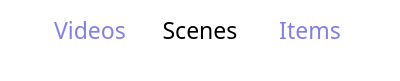
   <widget class="QWidget" name="switch_b_frame" native="true">
    <property name="geometry">
     <rect>
      <x>0</x>
      <y>210</y>
      <width>400</width>
      <height>81</height>
     </rect>
    </property>
    <property name="sizePolicy">
     <sizepolicy hsizetype="Fixed" vsizetype="Fixed">
      <horstretch>0</horstretch>
      <verstretch>0</verstretch>
     </sizepolicy>
    </property>
    <property name="minimumSize">
     <size>
      <width>0</width>
      <height>0</height>
     </size>
    </property>
    <property name="maximumSize">
     <size>
      <width>16000</width>
      <height>16002</height>
     </size>
    </property>
    <property name="font">
     <font>
      <family>Apple SD Gothic Neo</family>
     </font>
    </property>
    <property name="autoFillBackground">
     <bool>false</bool>
    </property>
    <property name="styleSheet">
     <string notr="true">background:transparent;border-image:none;
</string>
    </property>
    <widget class="QPushButton" name="b_items">
     <property name="geometry">
      <rect>
       <x>260</x>
       <y>-5</y>
       <width>100</width>
       <height>70</height>
      </rect>
     </property>
     <property name="sizePolicy">
      <sizepolicy hsizetype="Expanding" vsizetype="Fixed">
       <horstretch>0</horstretch>
       <verstretch>0</verstretch>
      </sizepolicy>
     </property>
     <property name="palette">
      <palette>
       <active>
        <colorrole role="WindowText">
         <brush brushstyle="SolidPattern">
          <color alpha="255">
           <red>130</red>
           <green>127</green>
           <blue>235</blue>
          </color>
         </brush>
        </colorrole>
        <colorrole role="Button">
         <brush brushstyle="SolidPattern">
          <color alpha="0">
           <red>0</red>
           <green>0</green>
           <blue>0</blue>
          </color>
         </brush>
        </colorrole>
        <colorrole role="Light">
         <brush brushstyle="SolidPattern">
          <color alpha="0">
           <red>255</red>
           <green>255</green>
           <blue>255</blue>
          </color>
         </brush>
        </colorrole>
        <colorrole role="Midlight">
         <brush brushstyle="SolidPattern">
          <color alpha="0">
           <red>255</red>
           <green>255</green>
           <blue>255</blue>
          </color>
         </brush>
        </colorrole>
        <colorrole role="Dark">
         <brush brushstyle="SolidPattern">
          <color alpha="0">
           <red>127</red>
           <green>127</green>
           <blue>127</blue>
          </color>
         </brush>
        </colorrole>
        <colorrole role="Mid">
         <brush brushstyle="SolidPattern">
          <color alpha="0">
           <red>170</red>
           <green>170</green>
           <blue>170</blue>
          </color>
         </brush>
        </colorrole>
        <colorrole role="Text">
         <brush brushstyle="SolidPattern">
          <color alpha="255">
           <red>130</red>
           <green>127</green>
           <blue>235</blue>
          </color>
         </brush>
        </colorrole>
        <colorrole role="BrightText">
         <brush brushstyle="SolidPattern">
          <color alpha="255">
           <red>255</red>
           <green>255</green>
           <blue>255</blue>
          </color>
         </brush>
        </colorrole>
        <colorrole role="ButtonText">
         <brush brushstyle="SolidPattern">
          <color alpha="255">
           <red>130</red>
           <green>127</green>
           <blue>235</blue>
          </color>
         </brush>
        </colorrole>
        <colorrole role="Base">
         <brush brushstyle="SolidPattern">
          <color alpha="0">
           <red>0</red>
           <green>0</green>
           <blue>0</blue>
          </color>
         </brush>
        </colorrole>
        <colorrole role="Window">
         <brush brushstyle="SolidPattern">
          <color alpha="0">
           <red>0</red>
           <green>0</green>
           <blue>0</blue>
          </color>
         </brush>
        </colorrole>
        <colorrole role="Shadow">
         <brush brushstyle="SolidPattern">
          <color alpha="255">
           <red>0</red>
           <green>0</green>
           <blue>0</blue>
          </color>
         </brush>
        </colorrole>
        <colorrole role="AlternateBase">
         <brush brushstyle="SolidPattern">
          <color alpha="127">
           <red>255</red>
           <green>255</green>
           <blue>255</blue>
          </color>
         </brush>
        </colorrole>
        <colorrole role="NoRole">
         <brush brushstyle="SolidPattern">
          <color alpha="0">
           <red>0</red>
           <green>0</green>
           <blue>0</blue>
          </color>
         </brush>
        </colorrole>
        <colorrole role="ToolTipBase">
         <brush brushstyle="SolidPattern">
          <color alpha="255">
           <red>255</red>
           <green>255</green>
           <blue>220</blue>
          </color>
         </brush>
        </colorrole>
        <colorrole role="ToolTipText">
         <brush brushstyle="SolidPattern">
          <color alpha="255">
           <red>0</red>
           <green>0</green>
           <blue>0</blue>
          </color>
         </brush>
        </colorrole>
        <colorrole role="PlaceholderText">
         <brush brushstyle="NoBrush">
          <color alpha="128">
           <red>130</red>
           <green>127</green>
           <blue>235</blue>
          </color>
         </brush>
        </colorrole>
       </active>
       <inactive>
        <colorrole role="WindowText">
         <brush brushstyle="SolidPattern">
          <color alpha="255">
           <red>130</red>
           <green>127</green>
           <blue>235</blue>
          </color>
         </brush>
        </colorrole>
        <colorrole role="Button">
         <brush brushstyle="SolidPattern">
          <color alpha="0">
           <red>0</red>
           <green>0</green>
           <blue>0</blue>
          </color>
         </brush>
        </colorrole>
        <colorrole role="Light">
         <brush brushstyle="SolidPattern">
          <color alpha="0">
           <red>255</red>
           <green>255</green>
           <blue>255</blue>
          </color>
         </brush>
        </colorrole>
        <colorrole role="Midlight">
         <brush brushstyle="SolidPattern">
          <color alpha="0">
           <red>255</red>
           <green>255</green>
           <blue>255</blue>
          </color>
         </brush>
        </colorrole>
        <colorrole role="Dark">
         <brush brushstyle="SolidPattern">
          <color alpha="0">
           <red>127</red>
           <green>127</green>
           <blue>127</blue>
          </color>
         </brush>
        </colorrole>
        <colorrole role="Mid">
         <brush brushstyle="SolidPattern">
          <color alpha="0">
           <red>170</red>
           <green>170</green>
           <blue>170</blue>
          </color>
         </brush>
        </colorrole>
        <colorrole role="Text">
         <brush brushstyle="SolidPattern">
          <color alpha="255">
           <red>130</red>
           <green>127</green>
           <blue>235</blue>
          </color>
         </brush>
        </colorrole>
        <colorrole role="BrightText">
         <brush brushstyle="SolidPattern">
          <color alpha="255">
           <red>255</red>
           <green>255</green>
           <blue>255</blue>
          </color>
         </brush>
        </colorrole>
        <colorrole role="ButtonText">
         <brush brushstyle="SolidPattern">
          <color alpha="255">
           <red>130</red>
           <green>127</green>
           <blue>235</blue>
          </color>
         </brush>
        </colorrole>
        <colorrole role="Base">
         <brush brushstyle="SolidPattern">
          <color alpha="0">
           <red>0</red>
           <green>0</green>
           <blue>0</blue>
          </color>
         </brush>
        </colorrole>
        <colorrole role="Window">
         <brush brushstyle="SolidPattern">
          <color alpha="0">
           <red>0</red>
           <green>0</green>
           <blue>0</blue>
          </color>
         </brush>
        </colorrole>
        <colorrole role="Shadow">
         <brush brushstyle="SolidPattern">
          <color alpha="255">
           <red>0</red>
           <green>0</green>
           <blue>0</blue>
          </color>
         </brush>
        </colorrole>
        <colorrole role="AlternateBase">
         <brush brushstyle="SolidPattern">
          <color alpha="127">
           <red>255</red>
           <green>255</green>
           <blue>255</blue>
          </color>
         </brush>
        </colorrole>
        <colorrole role="NoRole">
         <brush brushstyle="SolidPattern">
          <color alpha="0">
           <red>0</red>
           <green>0</green>
           <blue>0</blue>
          </color>
         </brush>
        </colorrole>
        <colorrole role="ToolTipBase">
         <brush brushstyle="SolidPattern">
          <color alpha="255">
           <red>255</red>
           <green>255</green>
           <blue>220</blue>
          </color>
         </brush>
        </colorrole>
        <colorrole role="ToolTipText">
         <brush brushstyle="SolidPattern">
          <color alpha="255">
           <red>0</red>
           <green>0</green>
           <blue>0</blue>
          </color>
         </brush>
        </colorrole>
        <colorrole role="PlaceholderText">
         <brush brushstyle="NoBrush">
          <color alpha="128">
           <red>130</red>
           <green>127</green>
           <blue>235</blue>
          </color>
         </brush>
        </colorrole>
       </inactive>
       <disabled>
        <colorrole role="WindowText">
         <brush brushstyle="SolidPattern">
          <color alpha="255">
           <red>130</red>
           <green>127</green>
           <blue>235</blue>
          </color>
         </brush>
        </colorrole>
        <colorrole role="Button">
         <brush brushstyle="SolidPattern">
          <color alpha="0">
           <red>0</red>
           <green>0</green>
           <blue>0</blue>
          </color>
         </brush>
        </colorrole>
        <colorrole role="Light">
         <brush brushstyle="SolidPattern">
          <color alpha="0">
           <red>255</red>
           <green>255</green>
           <blue>255</blue>
          </color>
         </brush>
        </colorrole>
        <colorrole role="Midlight">
         <brush brushstyle="SolidPattern">
          <color alpha="0">
           <red>255</red>
           <green>255</green>
           <blue>255</blue>
          </color>
         </brush>
        </colorrole>
        <colorrole role="Dark">
         <brush brushstyle="SolidPattern">
          <color alpha="0">
           <red>127</red>
           <green>127</green>
           <blue>127</blue>
          </color>
         </brush>
        </colorrole>
        <colorrole role="Mid">
         <brush brushstyle="SolidPattern">
          <color alpha="0">
           <red>170</red>
           <green>170</green>
           <blue>170</blue>
          </color>
         </brush>
        </colorrole>
        <colorrole role="Text">
         <brush brushstyle="SolidPattern">
          <color alpha="255">
           <red>130</red>
           <green>127</green>
           <blue>235</blue>
          </color>
         </brush>
        </colorrole>
        <colorrole role="BrightText">
         <brush brushstyle="SolidPattern">
          <color alpha="255">
           <red>255</red>
           <green>255</green>
           <blue>255</blue>
          </color>
         </brush>
        </colorrole>
        <colorrole role="ButtonText">
         <brush brushstyle="SolidPattern">
          <color alpha="255">
           <red>130</red>
           <green>127</green>
           <blue>235</blue>
          </color>
         </brush>
        </colorrole>
        <colorrole role="Base">
         <brush brushstyle="SolidPattern">
          <color alpha="0">
           <red>0</red>
           <green>0</green>
           <blue>0</blue>
          </color>
         </brush>
        </colorrole>
        <colorrole role="Window">
         <brush brushstyle="SolidPattern">
          <color alpha="0">
           <red>0</red>
           <green>0</green>
           <blue>0</blue>
          </color>
         </brush>
        </colorrole>
        <colorrole role="Shadow">
         <brush brushstyle="SolidPattern">
          <color alpha="255">
           <red>0</red>
           <green>0</green>
           <blue>0</blue>
          </color>
         </brush>
        </colorrole>
        <colorrole role="AlternateBase">
         <brush brushstyle="SolidPattern">
          <color alpha="0">
           <red>255</red>
           <green>255</green>
           <blue>255</blue>
          </color>
         </brush>
        </colorrole>
        <colorrole role="NoRole">
         <brush brushstyle="SolidPattern">
          <color alpha="0">
           <red>0</red>
           <green>0</green>
           <blue>0</blue>
          </color>
         </brush>
        </colorrole>
        <colorrole role="ToolTipBase">
         <brush brushstyle="SolidPattern">
          <color alpha="255">
           <red>255</red>
           <green>255</green>
           <blue>220</blue>
          </color>
         </brush>
        </colorrole>
        <colorrole role="ToolTipText">
         <brush brushstyle="SolidPattern">
          <color alpha="255">
           <red>0</red>
           <green>0</green>
           <blue>0</blue>
          </color>
         </brush>
        </colorrole>
        <colorrole role="PlaceholderText">
         <brush brushstyle="NoBrush">
          <color alpha="128">
           <red>130</red>
           <green>127</green>
           <blue>235</blue>
          </color>
         </brush>
        </colorrole>
       </disabled>
      </palette>
     </property>
     <property name="font">
      <font>
       <family>Apple SD Gothic Neo</family>
       <pointsize>17</pointsize>
       <weight>50</weight>
       <bold>false</bold>
       <stylestrategy>PreferAntialias</stylestrategy>
       <kerning>true</kerning>
      </font>
     </property>
     <property name="mouseTracking">
      <bool>true</bool>
     </property>
     <property name="tabletTracking">
      <bool>true</bool>
     </property>
     <property name="autoFillBackground">
      <bool>false</bool>
     </property>
     <property name="styleSheet">
      <string notr="true"/>
     </property>
     <property name="text">
      <string>Items</string>
     </property>
     <property name="iconSize">
      <size>
       <width>12</width>
       <height>14</height>
      </size>
     </property>
     <property name="flat">
      <bool>true</bool>
     </property>
    </widget>
    <widget class="QPushButton" name="b_videos">
     <property name="geometry">
      <rect>
       <x>40</x>
       <y>-5</y>
       <width>100</width>
       <height>70</height>
      </rect>
     </property>
     <property name="sizePolicy">
      <sizepolicy hsizetype="Expanding" vsizetype="Fixed">
       <horstretch>0</horstretch>
       <verstretch>0</verstretch>
      </sizepolicy>
     </property>
     <property name="palette">
      <palette>
       <active>
        <colorrole role="WindowText">
         <brush brushstyle="SolidPattern">
          <color alpha="255">
           <red>130</red>
           <green>127</green>
           <blue>235</blue>
          </color>
         </brush>
        </colorrole>
        <colorrole role="Button">
         <brush brushstyle="SolidPattern">
          <color alpha="0">
           <red>0</red>
           <green>0</green>
           <blue>0</blue>
          </color>
         </brush>
        </colorrole>
        <colorrole role="Light">
         <brush brushstyle="SolidPattern">
          <color alpha="0">
           <red>255</red>
           <green>255</green>
           <blue>255</blue>
          </color>
         </brush>
        </colorrole>
        <colorrole role="Midlight">
         <brush brushstyle="SolidPattern">
          <color alpha="0">
           <red>255</red>
           <green>255</green>
           <blue>255</blue>
          </color>
         </brush>
        </colorrole>
        <colorrole role="Dark">
         <brush brushstyle="SolidPattern">
          <color alpha="0">
           <red>127</red>
           <green>127</green>
           <blue>127</blue>
          </color>
         </brush>
        </colorrole>
        <colorrole role="Mid">
         <brush brushstyle="SolidPattern">
          <color alpha="0">
           <red>170</red>
           <green>170</green>
           <blue>170</blue>
          </color>
         </brush>
        </colorrole>
        <colorrole role="Text">
         <brush brushstyle="SolidPattern">
          <color alpha="255">
           <red>130</red>
           <green>127</green>
           <blue>235</blue>
          </color>
         </brush>
        </colorrole>
        <colorrole role="BrightText">
         <brush brushstyle="SolidPattern">
          <color alpha="255">
           <red>255</red>
           <green>255</green>
           <blue>255</blue>
          </color>
         </brush>
        </colorrole>
        <colorrole role="ButtonText">
         <brush brushstyle="SolidPattern">
          <color alpha="255">
           <red>130</red>
           <green>127</green>
           <blue>235</blue>
          </color>
         </brush>
        </colorrole>
        <colorrole role="Base">
         <brush brushstyle="SolidPattern">
          <color alpha="0">
           <red>0</red>
           <green>0</green>
           <blue>0</blue>
          </color>
         </brush>
        </colorrole>
        <colorrole role="Window">
         <brush brushstyle="SolidPattern">
          <color alpha="0">
           <red>0</red>
           <green>0</green>
           <blue>0</blue>
          </color>
         </brush>
        </colorrole>
        <colorrole role="Shadow">
         <brush brushstyle="SolidPattern">
          <color alpha="255">
           <red>0</red>
           <green>0</green>
           <blue>0</blue>
          </color>
         </brush>
        </colorrole>
        <colorrole role="AlternateBase">
         <brush brushstyle="SolidPattern">
          <color alpha="127">
           <red>255</red>
           <green>255</green>
           <blue>255</blue>
          </color>
         </brush>
        </colorrole>
        <colorrole role="NoRole">
         <brush brushstyle="SolidPattern">
          <color alpha="0">
           <red>0</red>
           <green>0</green>
           <blue>0</blue>
          </color>
         </brush>
        </colorrole>
        <colorrole role="ToolTipBase">
         <brush brushstyle="SolidPattern">
          <color alpha="255">
           <red>255</red>
           <green>255</green>
           <blue>220</blue>
          </color>
         </brush>
        </colorrole>
        <colorrole role="ToolTipText">
         <brush brushstyle="SolidPattern">
          <color alpha="255">
           <red>0</red>
           <green>0</green>
           <blue>0</blue>
          </color>
         </brush>
        </colorrole>
        <colorrole role="PlaceholderText">
         <brush brushstyle="NoBrush">
          <color alpha="128">
           <red>130</red>
           <green>127</green>
           <blue>235</blue>
          </color>
         </brush>
        </colorrole>
       </active>
       <inactive>
        <colorrole role="WindowText">
         <brush brushstyle="SolidPattern">
          <color alpha="255">
           <red>130</red>
           <green>127</green>
           <blue>235</blue>
          </color>
         </brush>
        </colorrole>
        <colorrole role="Button">
         <brush brushstyle="SolidPattern">
          <color alpha="0">
           <red>0</red>
           <green>0</green>
           <blue>0</blue>
          </color>
         </brush>
        </colorrole>
        <colorrole role="Light">
         <brush brushstyle="SolidPattern">
          <color alpha="0">
           <red>255</red>
           <green>255</green>
           <blue>255</blue>
          </color>
         </brush>
        </colorrole>
        <colorrole role="Midlight">
         <brush brushstyle="SolidPattern">
          <color alpha="0">
           <red>255</red>
           <green>255</green>
           <blue>255</blue>
          </color>
         </brush>
        </colorrole>
        <colorrole role="Dark">
         <brush brushstyle="SolidPattern">
          <color alpha="0">
           <red>127</red>
           <green>127</green>
           <blue>127</blue>
          </color>
         </brush>
        </colorrole>
        <colorrole role="Mid">
         <brush brushstyle="SolidPattern">
          <color alpha="0">
           <red>170</red>
           <green>170</green>
           <blue>170</blue>
          </color>
         </brush>
        </colorrole>
        <colorrole role="Text">
         <brush brushstyle="SolidPattern">
          <color alpha="255">
           <red>130</red>
           <green>127</green>
           <blue>235</blue>
          </color>
         </brush>
        </colorrole>
        <colorrole role="BrightText">
         <brush brushstyle="SolidPattern">
          <color alpha="255">
           <red>255</red>
           <green>255</green>
           <blue>255</blue>
          </color>
         </brush>
        </colorrole>
        <colorrole role="ButtonText">
         <brush brushstyle="SolidPattern">
          <color alpha="255">
           <red>130</red>
           <green>127</green>
           <blue>235</blue>
          </color>
         </brush>
        </colorrole>
        <colorrole role="Base">
         <brush brushstyle="SolidPattern">
          <color alpha="0">
           <red>0</red>
           <green>0</green>
           <blue>0</blue>
          </color>
         </brush>
        </colorrole>
        <colorrole role="Window">
         <brush brushstyle="SolidPattern">
          <color alpha="0">
           <red>0</red>
           <green>0</green>
           <blue>0</blue>
          </color>
         </brush>
        </colorrole>
        <colorrole role="Shadow">
         <brush brushstyle="SolidPattern">
          <color alpha="255">
           <red>0</red>
           <green>0</green>
           <blue>0</blue>
          </color>
         </brush>
        </colorrole>
        <colorrole role="AlternateBase">
         <brush brushstyle="SolidPattern">
          <color alpha="127">
           <red>255</red>
           <green>255</green>
           <blue>255</blue>
          </color>
         </brush>
        </colorrole>
        <colorrole role="NoRole">
         <brush brushstyle="SolidPattern">
          <color alpha="0">
           <red>0</red>
           <green>0</green>
           <blue>0</blue>
          </color>
         </brush>
        </colorrole>
        <colorrole role="ToolTipBase">
         <brush brushstyle="SolidPattern">
          <color alpha="255">
           <red>255</red>
           <green>255</green>
           <blue>220</blue>
          </color>
         </brush>
        </colorrole>
        <colorrole role="ToolTipText">
         <brush brushstyle="SolidPattern">
          <color alpha="255">
           <red>0</red>
           <green>0</green>
           <blue>0</blue>
          </color>
         </brush>
        </colorrole>
        <colorrole role="PlaceholderText">
         <brush brushstyle="NoBrush">
          <color alpha="128">
           <red>130</red>
           <green>127</green>
           <blue>235</blue>
          </color>
         </brush>
        </colorrole>
       </inactive>
       <disabled>
        <colorrole role="WindowText">
         <brush brushstyle="SolidPattern">
          <color alpha="255">
           <red>130</red>
           <green>127</green>
           <blue>235</blue>
          </color>
         </brush>
        </colorrole>
        <colorrole role="Button">
         <brush brushstyle="SolidPattern">
          <color alpha="0">
           <red>0</red>
           <green>0</green>
           <blue>0</blue>
          </color>
         </brush>
        </colorrole>
        <colorrole role="Light">
         <brush brushstyle="SolidPattern">
          <color alpha="0">
           <red>255</red>
           <green>255</green>
           <blue>255</blue>
          </color>
         </brush>
        </colorrole>
        <colorrole role="Midlight">
         <brush brushstyle="SolidPattern">
          <color alpha="0">
           <red>255</red>
           <green>255</green>
           <blue>255</blue>
          </color>
         </brush>
        </colorrole>
        <colorrole role="Dark">
         <brush brushstyle="SolidPattern">
          <color alpha="0">
           <red>127</red>
           <green>127</green>
           <blue>127</blue>
          </color>
         </brush>
        </colorrole>
        <colorrole role="Mid">
         <brush brushstyle="SolidPattern">
          <color alpha="0">
           <red>170</red>
           <green>170</green>
           <blue>170</blue>
          </color>
         </brush>
        </colorrole>
        <colorrole role="Text">
         <brush brushstyle="SolidPattern">
          <color alpha="255">
           <red>130</red>
           <green>127</green>
           <blue>235</blue>
          </color>
         </brush>
        </colorrole>
        <colorrole role="BrightText">
         <brush brushstyle="SolidPattern">
          <color alpha="255">
           <red>255</red>
           <green>255</green>
           <blue>255</blue>
          </color>
         </brush>
        </colorrole>
        <colorrole role="ButtonText">
         <brush brushstyle="SolidPattern">
          <color alpha="255">
           <red>130</red>
           <green>127</green>
           <blue>235</blue>
          </color>
         </brush>
        </colorrole>
        <colorrole role="Base">
         <brush brushstyle="SolidPattern">
          <color alpha="0">
           <red>0</red>
           <green>0</green>
           <blue>0</blue>
          </color>
         </brush>
        </colorrole>
        <colorrole role="Window">
         <brush brushstyle="SolidPattern">
          <color alpha="0">
           <red>0</red>
           <green>0</green>
           <blue>0</blue>
          </color>
         </brush>
        </colorrole>
        <colorrole role="Shadow">
         <brush brushstyle="SolidPattern">
          <color alpha="255">
           <red>0</red>
           <green>0</green>
           <blue>0</blue>
          </color>
         </brush>
        </colorrole>
        <colorrole role="AlternateBase">
         <brush brushstyle="SolidPattern">
          <color alpha="0">
           <red>255</red>
           <green>255</green>
           <blue>255</blue>
          </color>
         </brush>
        </colorrole>
        <colorrole role="NoRole">
         <brush brushstyle="SolidPattern">
          <color alpha="0">
           <red>0</red>
           <green>0</green>
           <blue>0</blue>
          </color>
         </brush>
        </colorrole>
        <colorrole role="ToolTipBase">
         <brush brushstyle="SolidPattern">
          <color alpha="255">
           <red>255</red>
           <green>255</green>
           <blue>220</blue>
          </color>
         </brush>
        </colorrole>
        <colorrole role="ToolTipText">
         <brush brushstyle="SolidPattern">
          <color alpha="255">
           <red>0</red>
           <green>0</green>
           <blue>0</blue>
          </color>
         </brush>
        </colorrole>
        <colorrole role="PlaceholderText">
         <brush brushstyle="NoBrush">
          <color alpha="128">
           <red>130</red>
           <green>127</green>
           <blue>235</blue>
          </color>
         </brush>
        </colorrole>
       </disabled>
      </palette>
     </property>
     <property name="font">
      <font>
       <family>Apple SD Gothic Neo</family>
       <pointsize>17</pointsize>
       <weight>50</weight>
       <bold>false</bold>
       <stylestrategy>PreferAntialias</stylestrategy>
       <kerning>true</kerning>
      </font>
     </property>
     <property name="mouseTracking">
      <bool>true</bool>
     </property>
     <property name="tabletTracking">
      <bool>true</bool>
     </property>
     <property name="autoFillBackground">
      <bool>false</bool>
     </property>
     <property name="styleSheet">
      <string notr="true"/>
     </property>
     <property name="text">
      <string>Videos</string>
     </property>
     <property name="iconSize">
      <size>
       <width>12</width>
       <height>12</height>
      </size>
     </property>
     <property name="flat">
      <bool>true</bool>
     </property>
    </widget>
    <widget class="QPushButton" name="b_scenes">
     <property name="geometry">
      <rect>
       <x>150</x>
       <y>-5</y>
       <width>100</width>
       <height>70</height>
      </rect>
     </property>
     <property name="sizePolicy">
      <sizepolicy hsizetype="Expanding" vsizetype="Fixed">
       <horstretch>0</horstretch>
       <verstretch>0</verstretch>
      </sizepolicy>
     </property>
     <property name="font">
      <font>
       <family>Apple SD Gothic Neo</family>
       <pointsize>17</pointsize>
       <weight>50</weight>
       <italic>false</italic>
       <bold>false</bold>
       <stylestrategy>PreferAntialias</stylestrategy>
       <kerning>true</kerning>
      </font>
     </property>
     <property name="mouseTracking">
      <bool>true</bool>
     </property>
     <property name="tabletTracking">
      <bool>true</bool>
     </property>
     <property name="autoFillBackground">
      <bool>false</bool>
     </property>
     <property name="styleSheet">
      <string notr="true">background:transparent;</string>
     </property>
     <property name="text">
      <string>Scenes</string>
     </property>
     <property name="iconSize">
      <size>
       <width>12</width>
       <height>12</height>
      </size>
     </property>
     <property name="flat">
      <bool>true</bool>
     </property>
    </widget>
   </widget>
